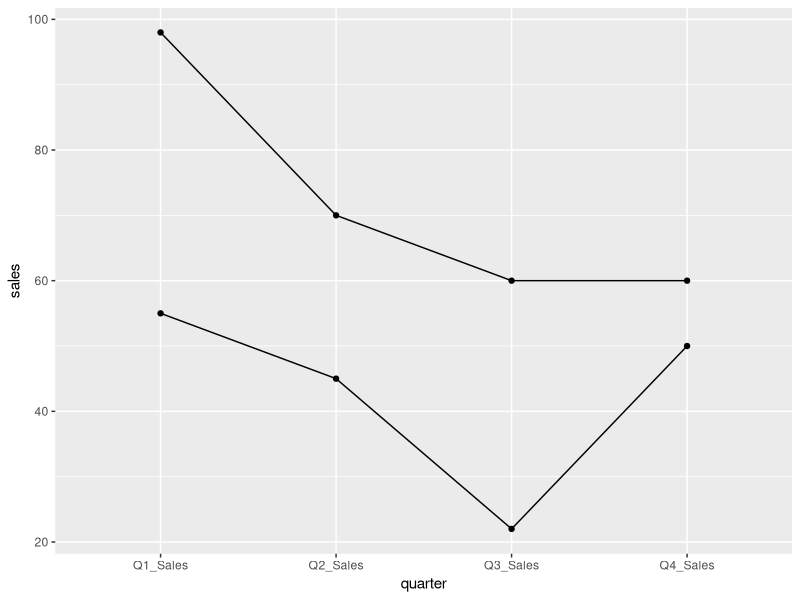
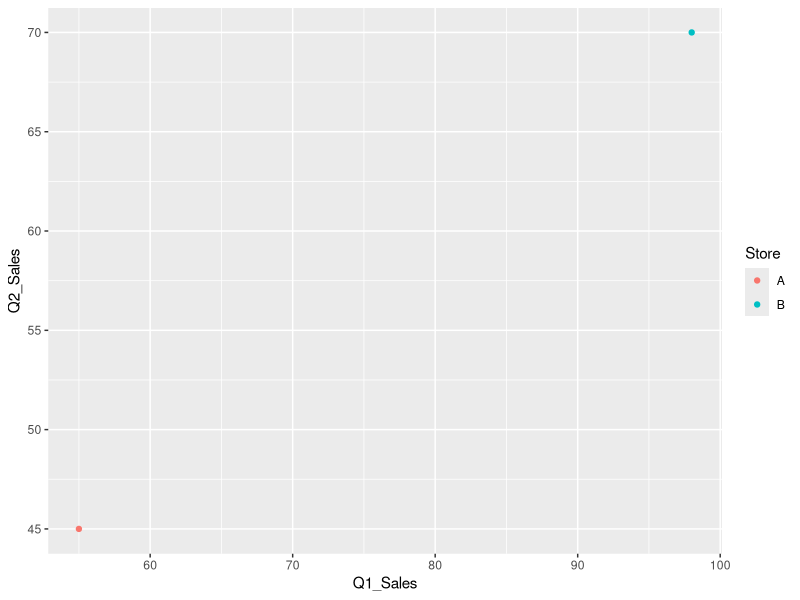
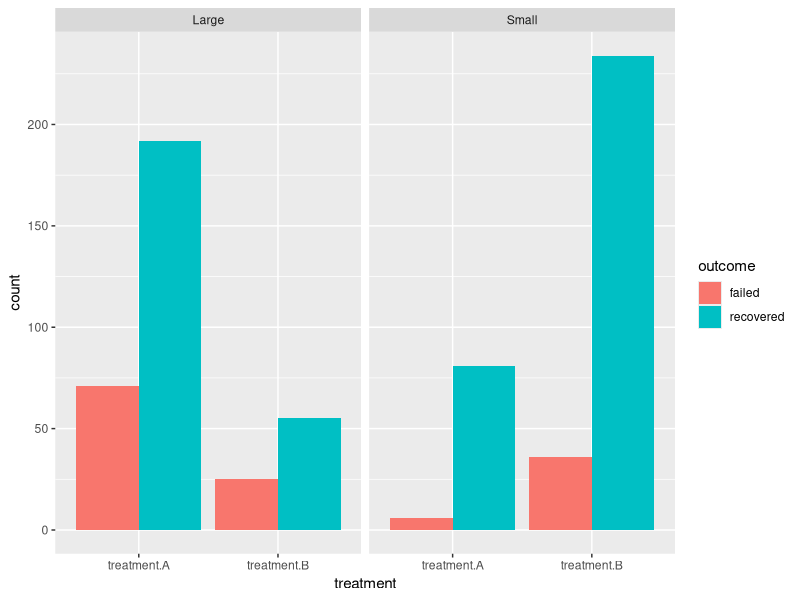
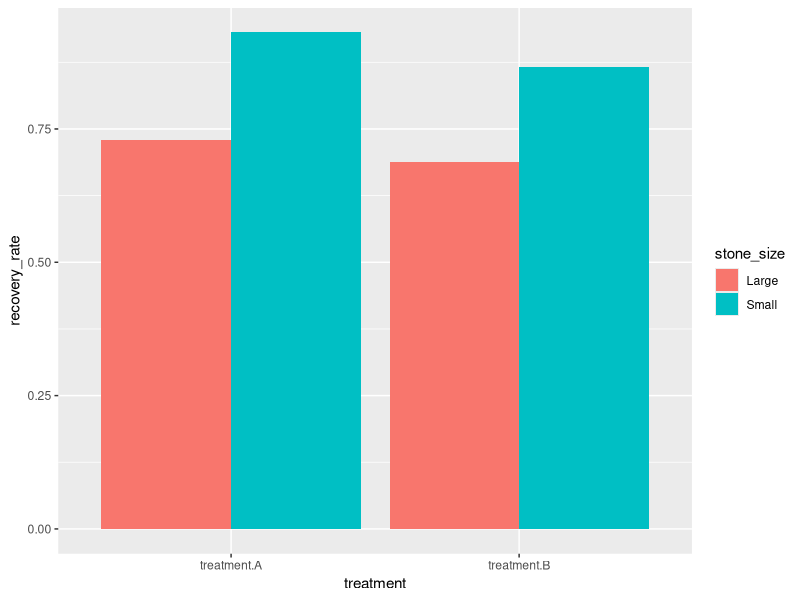

Recreate these plots in R, in order.
## ---- chunk 1
library(tidyverse)
## ---- chunk 2
df = data.frame(Store = c("A", "B"),
                Year = c(2018, 2018),
                Q1_Sales = c(55, 98),
                Q2_Sales = c(45, 70),
                Q3_Sales = c(22, 60),
                Q4_Sales = c(50, 60))
df
## ---- chunk 3
df_long = pivot_longer(df, c("Q1_Sales", "Q2_Sales", "Q3_Sales", "Q4_Sales"), names_to = "quarter", values_to = "sales")
df_long
## ---- chunk 4
df2 = data.frame(Sample = c("A", "B"),
                 KRAS_mutation = c(TRUE, FALSE),
                 KRAS_expression = c(2.3, 3.9))
df2
## ---- chunk 5
df2_long = pivot_longer(df2, c("KRAS_mutation", "KRAS_expression"), names_to = "gene", values_to = "values")
df2_long
## ---- chunk 6
df2_long_wide = pivot_wider(df2_long, names_from = "gene", values_from = "values") 
df2_long_wide$KRAS_mutation = as.logical(df2_long_wide$KRAS_mutation)
df2_long_wide
## ---- chunk 7
table3
## ---- chunk 8
separate(table3, col = "rate", into = c("count", "population"), sep = "/")
## ---- chunk 9
df_long
## ---- chunk 10
ggplot(df_long) + aes(x = quarter, y = sales, group = Store) + geom_point() + geom_line()
## ---- chunk 11
ggplot(df) + aes(x = Q1_Sales, y = Q2_Sales, color = Store) + geom_point()
## ---- chunk 12
kidney = data.frame(stone_size = c("Small", "Large"),
                    treatment.A_recovered = c(81, 192),
                    treatment.A_failed = c(6, 71),
                    treatment.B_recovered = c(234, 55),
                    treatment.B_failed = c(36, 25))
kidney
## ---- chunk 13
kidney_long = pivot_longer(kidney, c("treatment.A_recovered", "treatment.A_failed", "treatment.B_recovered", "treatment.B_failed"), names_to = "treatment_outcome", values_to = "count")

kidney_long = separate(kidney_long, "treatment_outcome", c("treatment", "outcome"), "_")

kidney_long
## ---- chunk 14
kidney_long_still = pivot_wider(kidney_long, names_from = "outcome", values_from = "count")
kidney_long_still
## ---- chunk 15
ggplot(kidney_long) + aes(x = treatment, y = count, fill = outcome) + geom_bar(position="dodge", stat="identity") + facet_wrap(~stone_size)

## ---- chunk 16
kidney_long_still = mutate(kidney_long_still, recovery_rate = recovered / (recovered + failed))
ggplot(kidney_long_still) + aes(x = treatment, y = recovery_rate, fill = stone_size) + geom_bar(position="dodge", stat="identity")
